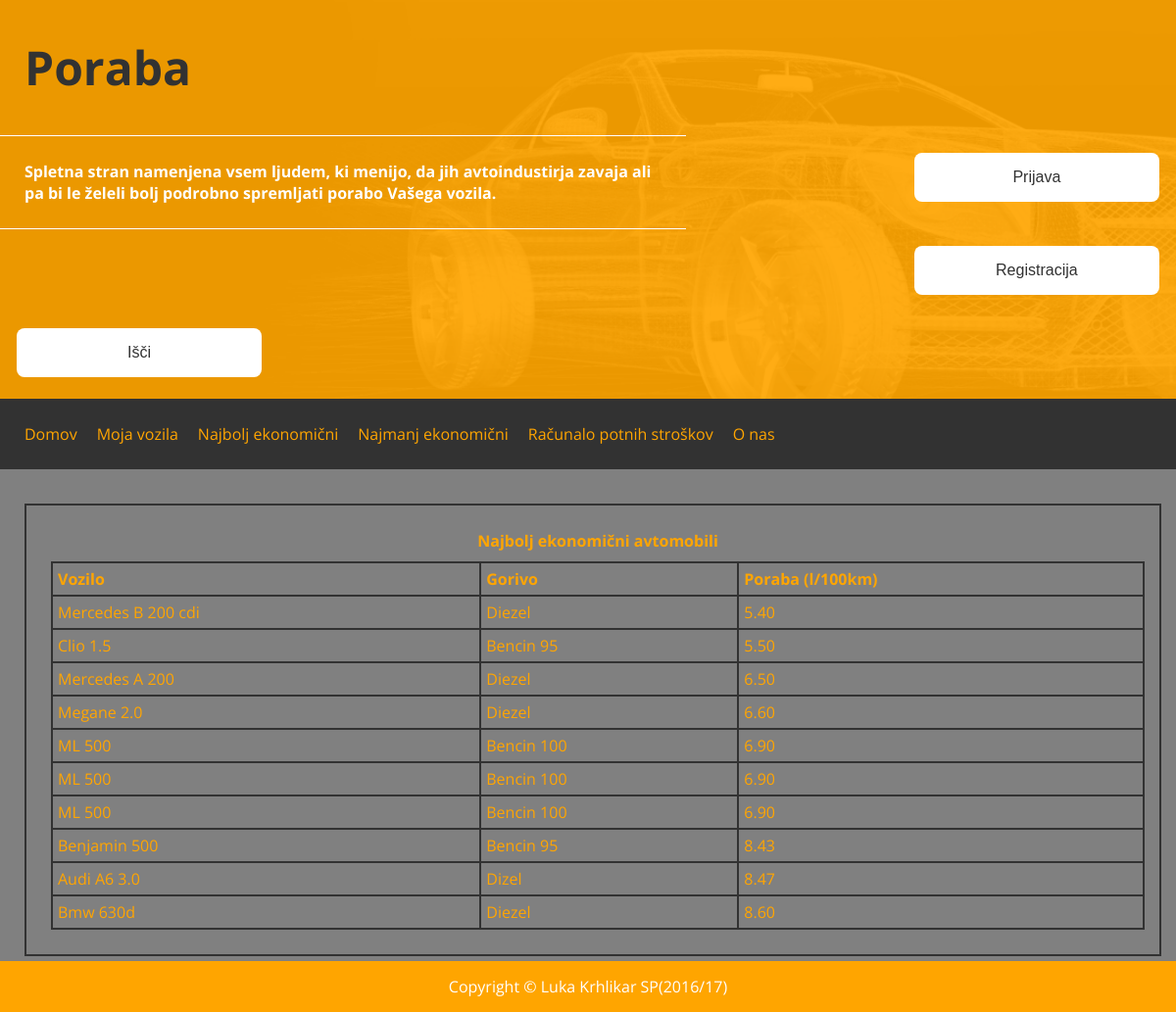
The app's page /poraba_app/najboljsi/, older data.
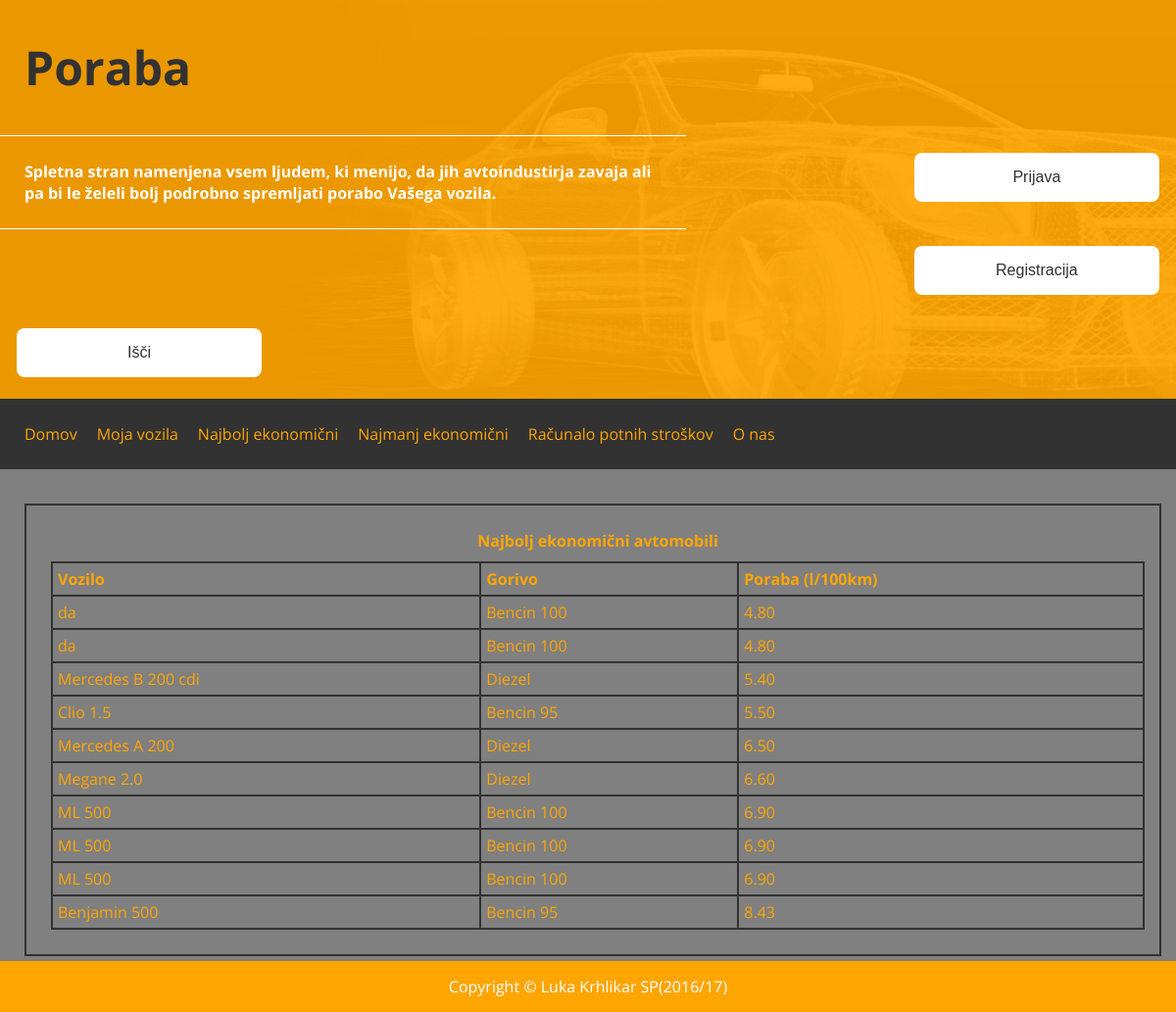
The same page, newer data.
### poraba_app/models.py (models this page shows, shortened)
class Avtomobil(models.Model):
    ime_vozila = models.CharField(max_length=200)
    tip_goriva = models.CharField(max_length=45, default='Bencin 95')
    user_id = models.ForeignKey(User, on_delete=models.SET_NULL, null=True)
    def povprecna_poraba(self):
        p = Poraba.objects.filter(avto_id=self)
        avg = np.mean([x.poraba for x in p])
        return ("%.2f" % avg)
    def povprecna_poraba1(self):
        p = Poraba.objects.filter(avto_id=self)
        avg = np.mean([x.poraba for x in p])
        return avg

class Poraba(models.Model):
    poraba = models.DecimalField(max_digits=4, decimal_places=1)
    avto_id = models.ForeignKey(Avtomobil, on_delete=models.CASCADE)
    user_id = models.ForeignKey(User, on_delete=models.SET_NULL, null=True)
    datum = models.DateTimeField(default=datetime.now)

### poraba_app/views.py (the view)
def najb_10(request):
    context = {}
    avti = Avtomobil.objects
    list = avti.all()
    najs10 = sorted(list, key=lambda a: filterPoraba(a))[:10]
    context['avti'] = najs10
    return render(request, 'poraba_app/najb_10.html', context)

### poraba_app/views.py (called while the page is built)
def filterPoraba(a):
    return a.povprecna_poraba1()

### poraba_app/templates/poraba_app/najb_10.html
{% extends "poraba_app/base.html" %}
{% load static %}
{% block main %}
<div class="row centralna_ploskev">
    <div class="col-12 col-m-12"></div>
    <div class="col-12 col-m-12 uporabik">
        <div>
            <table id="cene" class="uporabik" style="width:100%">
                <caption><b>Najbolj ekonomični avtomobili</b></caption>
                <tr>
                        <th>Vozilo</th>
                        <th>Gorivo</th>
                        <th>Poraba (l/100km)</th>
                    </tr>
                    {% if avti %}
                        {% for car in avti %}
                            <tr>
                                <td>{{ car.ime_vozila }}</td>
                                <td>{{ car.tip_goriva }}</td>
                                <td>{{ car.povprecna_poraba }}</td>
                            </tr>
                        {% endfor %}
                    {% endif %}
            </table>
        </div>
    </div>
</div>
{% endblock %}

### poraba_app/templates/poraba_app/base.html (shortened to what this page needs)
{% load static %}
<!DOCTYPE html>
<html>
<head>
    <link rel="stylesheet" type="text/css" href="{% static 'poraba_app/css/css_index.css' %}">
</head>
<body>
    <div class="header">
        <div class="row">
            <div class="col-7 col-m-7 crta">
                <h1><a id="naslov1" href="{% url 'index' %}">Poraba</a></h1>
            </div>
            <div class="col-7 col-m-7 crta">
                <b class="header-title">Spletna stran namenjena vsem ljudem, ki menijo, da jih avtoindustirja zavaja ali pa bi le želeli bolj podrobno spremljati porabo Vašega vozila.</b>
            </div>
            {% if user.is_authenticated %}
                <div class="col-7 col-m-7">
                    <p><b>Prijavljeni kot uporabnik: <font color="black">{{ user.username }}</font></b></p>
                </div>
                <div class="col-5 col-m-5">
                        <a href="{% url 'logout' %}"><button class="gumb-header" type="button" onclick="{% url 'prijava' %}">Odjava</button></a>
                </div>
            {% else %}
                <div class="col-5 col-m-5">
                    <a href="{% url 'prijava' %}"><button class="gumb-header" type="button" onclick="{% url 'prijava' %}">Prijava</button></a>
                </div>
                <div class="col-7 col-m-7"></div>
                <div class="col-5 col-m-5">
                    <a href="{% url 'registracija' %}"><button class="gumb-header" type="button" onclick="{% url 'registracija' %}">Registracija</button></a>
                </div>
            {% endif %}
            <div class="col-12 col-m-12">
                <form class="iskanje" method="GET" action="{% url 'iskanje' %}">
                    <label><input type="submit" value="Išči" class="gumb-pp" /></label>
                </form>
            </div>
        </div>
    </div>
    <nav>
        <div class="row">
            <div class="col-12 col-m-12 menu">
                <ul>
                    <li><a href="{% url 'index' %}">Domov</a></li>
                    <li><a href="{% url 'moja' %}">Moja vozila</a></li>
                    <li><a href="{% url 'najb_10' %}">Najbolj ekonomični</a></li>
                    <li><a href="{% url 'najs_10' %}">Najmanj ekonomični</a></li>
                    <li><a href="{% url 'racunalo' %}">Računalo potnih stroškov</a></li>
                    <li><a href="{% url 'o_nas' %}">O nas</a></li>
                </ul>
            </div>
        </div>
    </nav>
    {% block main %}
    {% endblock %}
    <footer>Copyright © Luka Krhlikar SP(2016/17)</footer>
</body>
</html>

### poraba_app/static/poraba_app/css/css_index.css (style rules this page uses)
* { box-sizing: border-box; }
body,html { margin: 0; padding: 0; height: 100vh; font-family: 'Open Sans', sans-serif; }
body { display: flex; flex-direction: column; }
.header-title { padding: 10px; display: block; }
.menu ul { display: none; }
@media only screen and (min-width: 850px ) { li { float: left; } }
@media only screen and (min-width: 850px ) { .menu ul { display: block; } }
@media only screen and (min-width: 600px) { .col-m-5 { width: 41.66%; } }
@media only screen and (min-width: 600px) { .col-m-7 { width: 58.33%; } }
@media only screen and (min-width: 600px) { .col-m-12 { width: 100%; } }
@media only screen and (min-width: 600px) { [class*="col-"] { float: left; padding: 15px; } }
@media only screen and (min-width: 1024px) { .col-5 { width: 41.66%; } }
@media only screen and (min-width: 1024px) { .col-7 { width: 58.33%; } }
@media only screen and (min-width: 1024px) { .col-12 { width: 100%; } }
@media only screen and (min-width: 1024px) { [class*="col-"] { float: left; padding: 15px; } }
.row::after { content: ""; clear: both; display: block; }
.header { background-image: url("header_ozadje.png"); background-size: cover; color:#FFFFFF; }
input,select { color:rgb(50,50,50); border-radius: 4px; padding: 5px 10px; border: 1px solid #ebebeb; max-width: 100%; width: 300px; margin-bottom: 20px; font-size: 18px; }
label { margin-bottom: 5px; display: inline-block; }
.gumb-header { background-color: white; border: 0px; color: rgb(50,50,50); padding: 16px 32px; text-align: center; text-decoration: none; display: inline-block; font-size: 16px; border-radius: 8px; width: 250px; float:right; margin:2px; transition: .4s all; }
.gumb-pp { background-color: white; border: 0px; color: rgb(50, 50, 50); padding: 16px 32px; text-align: center; text-decoration: none; display: inline-block; font-size: 16px; border-radius: 8px; width: 250px; margin:2px; transition: .4s all; }
#naslov1 { font-size:48px; color: rgb(50,50,50); text-decoration: none; margin: 10px; }
footer { background-color: rgb(255, 165, 0); color: #ffffff; padding: 15px; text-align: center; }
.menu { background-color: rgb(50,50,50); color: rgb(255, 165, 0); }
ul { list-style-type: none; margin: 0px; padding: 0px; overflow: auto; }
li { position: relative; }
li a { display: block; text-align: center; padding: 10px; text-decoration: none; }
a { color: rgb(255, 165, 0); }
table, th, td { border: 2px solid rgb(50,50,50); border-collapse: collapse; color:rgb(255, 165, 0); }
th, td { padding: 5px; text-align: left; }
.centralna_ploskev { background-color: grey; flex-grow:1; padding: 0 20px; }
.uporabik { border: 2px solid rgb(50,50,50); padding: 20px; margin: 5px; }
.uporabik caption b { display: inline-block; margin-bottom: 10px; }
.crta { border-bottom:solid; border-bottom-width:1px; }

Row changes from the older to the newer data that the page shows:
no longer on this page (row unchanged): Avtomobil: ime_vozila "Audi A6 3.0", tip_goriva "Dizel", povprecna_poraba "8.47"
no longer on this page (row unchanged): Avtomobil: ime_vozila "Bmw 630d", tip_goriva "Diezel", povprecna_poraba "8.60"
added Avtomobil: ime_vozila "da", tip_goriva "Bencin 100", povprecna_poraba "4.80"
added Avtomobil: ime_vozila "da", tip_goriva "Bencin 100", povprecna_poraba "4.80"
